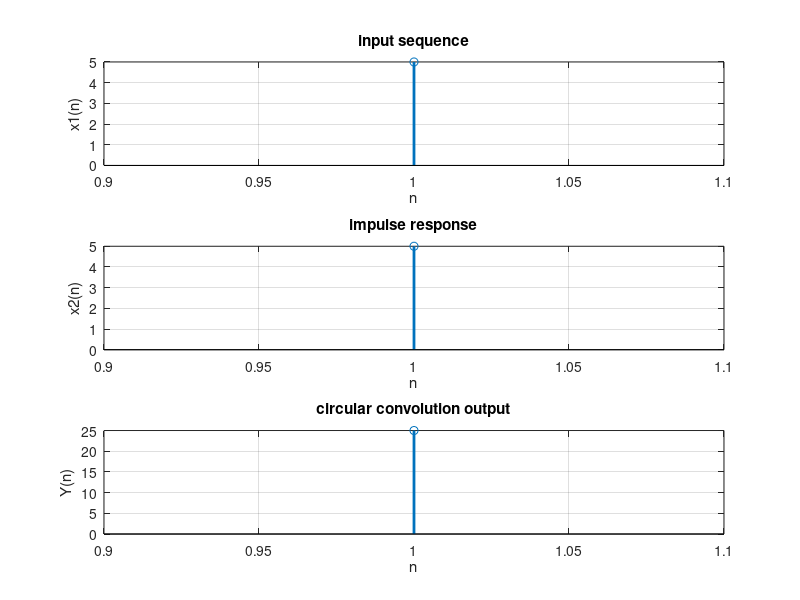

Here is the MATLAB script that generated this plot:
clc;
clear all;
close all;

x1=input('Enter x1(n) sequence: ');
x2=input('Enter x2(n) sequence: ');

n1=length(x1);
n2=length(x2);
n=max(n1,n2);

a=1:n;
x1=[x1,zeros(1,n-n1)];
a1=1:length(x1);
subplot(3,1,1);
disp('x1(n) is:');
disp(x1);
stem(a1,x1,'linewidth',2)
xlabel('n')
ylabel('x1(n)')
title('input sequence');
grid on;

x2=[x2,zeros(1,n-n2)];
a2=1:length(x2);
subplot(3,1,2);
disp('x2(n) is:');
disp(x2);
stem(a2,x2,'linewidth',2)
xlabel('n');
ylabel('x2(n)');
title('impulse response')
grid on;

Y=zeros(1,n);
for i=0:n-1
    for j=0:n-1
        k=mod((i-j),n);
        Y(i+1)=Y(i+1) + x1(j+1)*x2(k+1);
    end
end

subplot(3,1,3)
disp('Y(n) is:')
disp(Y)
stem(a,Y,'linewidth',2)
xlabel('n');
ylabel('Y(n)');
title('circular convolution output');
grid on;